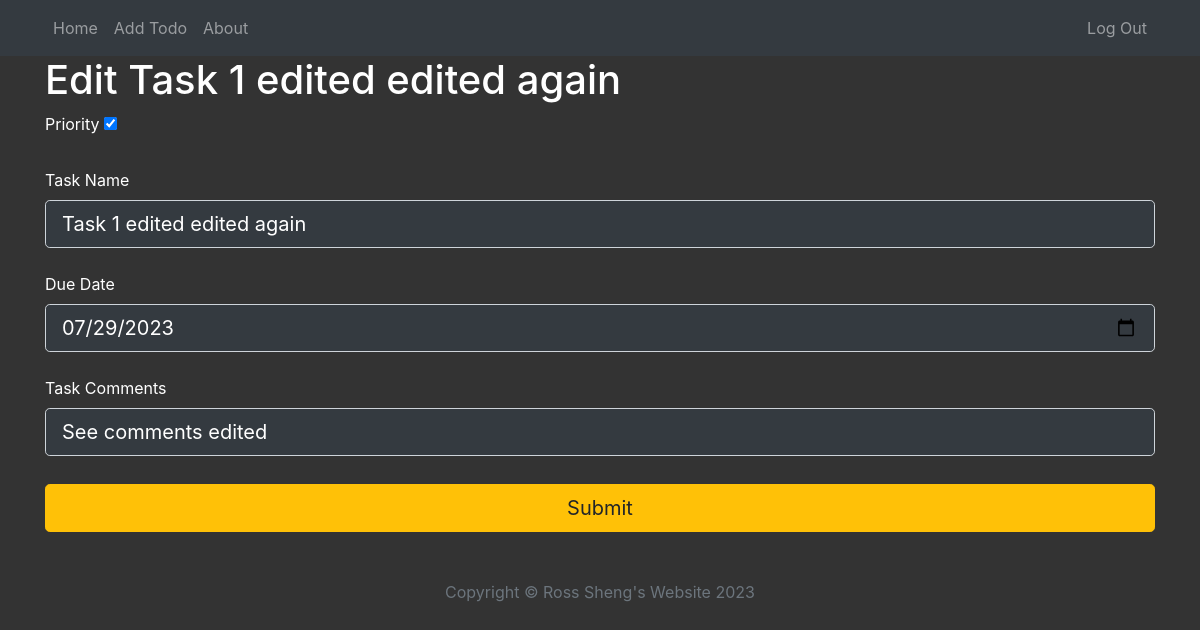
The app's page /edit_todo/1 (signed in), older data.
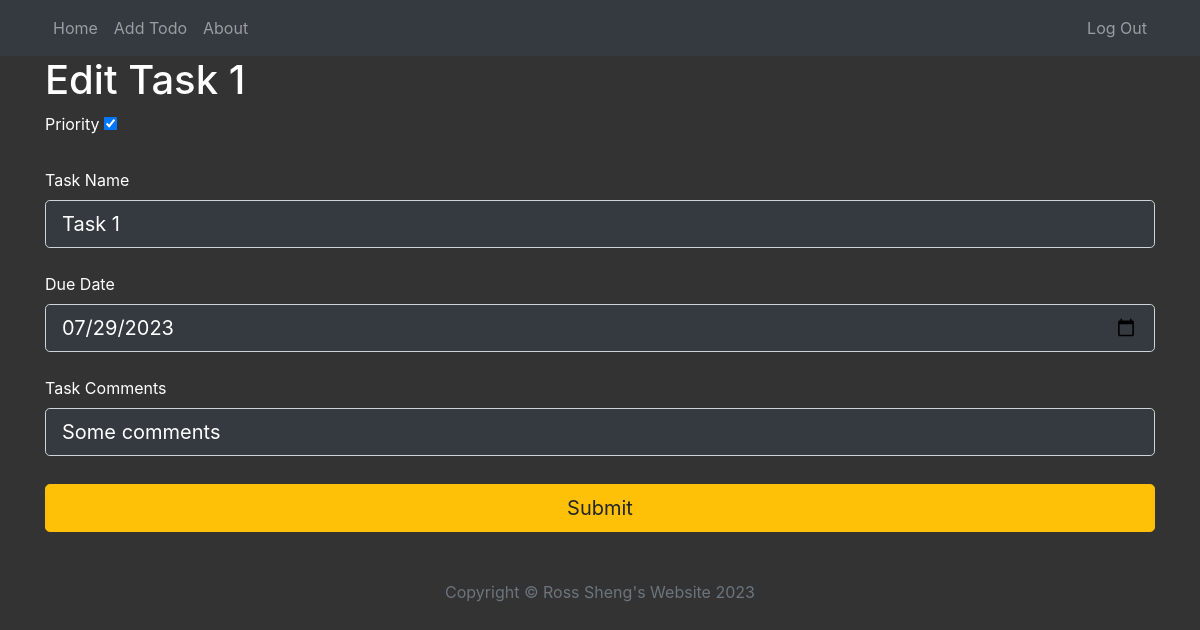
The same page, newer data.
### main.py (models this page shows)
class ToDo(db.Model):
    __tablename__ = "todos"
    id = db.Column(db.Integer, primary_key=True)
    author_id = db.Column(db.Integer, db.ForeignKey("users.id"))
    author = relationship("User", back_populates="todos")
    title = db.Column(db.String(250), unique=True, nullable=False)
    priority = db.Column(db.Boolean, nullable=False)
    due_date = db.Column(db.DateTime, nullable=False)
    body = db.Column(db.Text, nullable=False)

### main.py (the view, shortened to what this page needs)
@app.route("/edit_todo/<int:todo_id>", methods=["GET", "POST"])
@login_required
def edit_todo(todo_id):
    todo_to_edit = ToDo.query.get(todo_id)
    date = todo_to_edit.due_date.date()
    edit_form = TodoForm(
        title= todo_to_edit.title,
        priority = todo_to_edit.priority,
        author = current_user,
        due_date = date,
        body = todo_to_edit.body
    )
    return render_template("add_todo.html", form = edit_form, is_edit=True, name=todo_to_edit.title, current_user=current_user,todo_id=todo_id)

### forms.py
class TodoForm(FlaskForm):
    title = StringField("Task Name", validators=[DataRequired()])
    priority = BooleanField("Priority")
    due_date = DateField("Due Date", validators=[DataRequired()])
    body = StringField("Task Comments", validators=[DataRequired()])
    submit = SubmitField("Submit")

### main.py (called while the page is built)
@login_manager.user_loader
def load_user(user_id):
    return User.query.get(int(user_id))

### templates/add_todo.html (shortened to what this page needs)
{% extends 'base.html' %}
{% block content %}{% include "header.html" %}
 <div class="container">
      <div class="row">
        <div class="col">
            {% if is_edit: %}
            <h1>Edit {{name}}</h1>
            <form method="post" action="{{ url_for('edit_todo', todo_id=todo_id) }}">
            {% else: %}
            <h1>New Todo</h1>
            <form method="post" action="{{ url_for('add_todo') }}">
                {% endif %}
                    <div class="form-outline mb-4">
                        {{ form.priority.label }}
                        {{ form.priority(checked='checked')}}
                    </div>
                    <div class="form-outline mb-4">
                        {{ form.title.label }}
                        {{ form.title(class="form-control form-control-lg", id="title") }}
                    </div>
                    <div class="form-outline mb-4">
                        {{ form.due_date.label }}
                        {{ form.due_date(class="form-control form-control-lg", id="due_date") }}
                    </div>
                    <div class="form-outline mb-4">
                        {{ form.body.label }}
                        {{ form.body(class="form-control form-control-lg", id="comments") }}
                    </div>
                    <div class="pt-1 mb-4">
                        {{ form.submit(class="btn btn-warning btn-lg btn-block") }}
                    </div>
                </form>
{% include "footer.html" %}
{% endblock %}

Row changes from the older to the newer data that the page shows:
changed ToDo: title "Task 1 edited edited again" → "Task 1"; body "See comments edited" → "Some comments"
